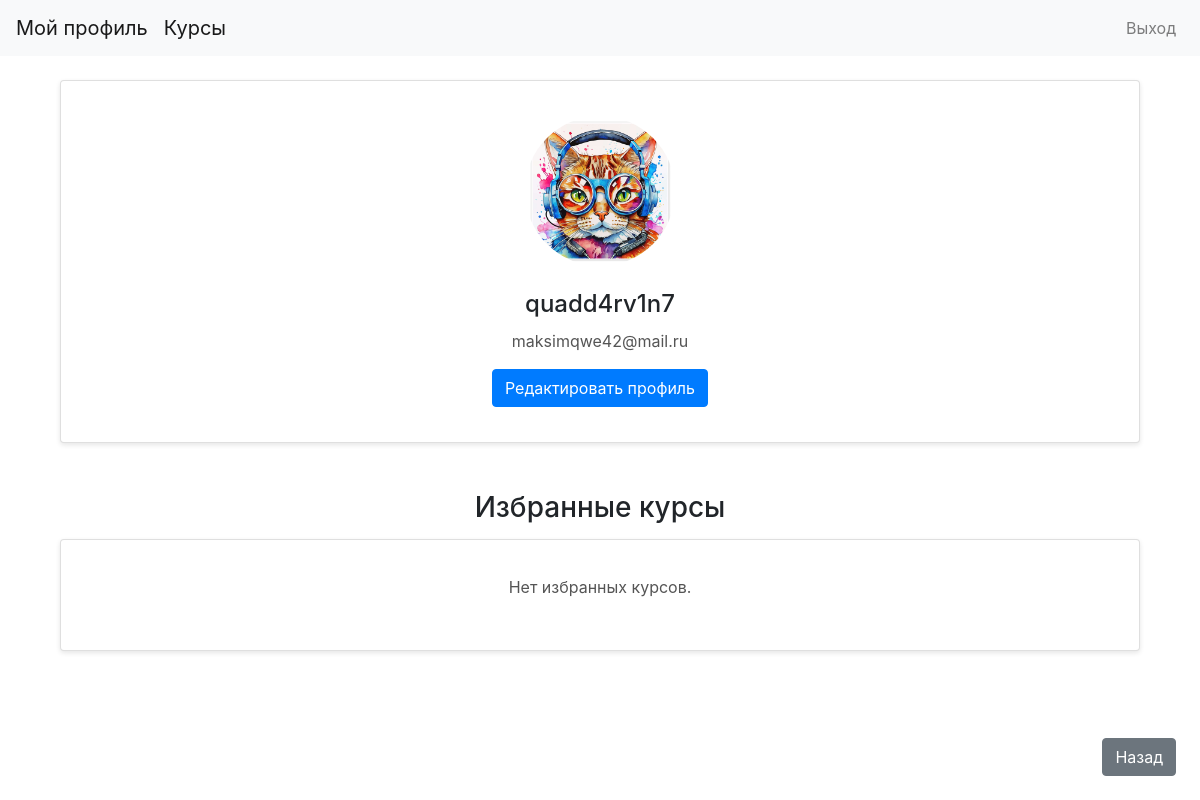
The app's page /profile (signed in) with its own data.
### app/models.py (models this page shows, shortened)
class User(db.Model, UserMixin):
    id = db.Column(db.Integer, primary_key=True)
    username = db.Column(db.String(20), unique=True, nullable=False, index=True)
    email = db.Column(db.String(120), unique=True, nullable=False, index=True)
    image_file = db.Column(db.String(20), nullable=False, default='default.jpg')
    password = db.Column(db.String(60), nullable=False)
    favorites = relationship('FavoriteCourse', back_populates='user', cascade='all, delete-orphan')

### app/routes/main.py (the view)
@main_bp.route("/profile")
@login_required  # Ограничивает доступ к маршруту только для аутентифицированных пользователей
def profile():
    try:
        return render_template('profile.html', title='Профиль', user=current_user)
    except Exception as e:
        return render_template('errors/500.html'), 500

### app/models.py (called while the page is built)
@login_manager.user_loader
def load_user(user_id):
    return User.query.get(int(user_id))

### app/templates/profile.html
{% extends "layouts/profile/profile_navbar.html" %}
{% block content %}
<div class="card mt-4">
    <div class="card-body text-center">
        <img src="{{ url_for('static', filename='profile_pics/' + current_user.image_file) }}" class="rounded-circle" width="150" height="150" alt="Профиль">
        <h2 class="card-title mt-4">{{ current_user.username }}</h2>
        <p class="card-text">{{ current_user.email }}</p>
        <a href="{{ url_for('profile.profile_edit') }}" class="btn btn-primary">Редактировать профиль</a>
    </div>
</div>
<div class="mt-5">
    <h3 class="text-center">Избранные курсы</h3>
    <div class="card">
        <div class="card-body">
            <div class="row">
                {% for course in favorite_courses %}
                <div class="col-md-4">
                    <div class="card mb-4">
                        <img src="{{ url_for('static', filename='course_images/' ~ course.image) }}" class="card-img-top" alt="{{ course.title }}">
                        <div class="card-body">
                            <h5 class="card-title">{{ course.title }}</h5>
                            <p class="card-text">{{ course.description }}</p>
                            <p class="card-text"><strong>Цена:</strong> {{ course.price }}₽</p>
                            <form action="{{ url_for('profile.remove_favorite', course_id=course.id) }}" method="post">
                                <button type="submit" class="btn btn-danger">Удалить из избранного</button>
                            </form>
                        </div>
                    </div>
                </div>
                {% else %}
                <div class="col-12 text-center">
                    <p>Нет избранных курсов.</p>
                </div>
                {% endfor %}
            </div>
        </div>
    </div>
</div>
<div class="fixed-bottom mb-4 mr-4 text-right">
    <a href="{{ url_for('main.home') }}" class="btn btn-secondary">Назад</a>
</div>
{% endblock %}

### app/static/css/styles.css (style rules this page uses)
.card { border: 3px solid #ddd; border-radius: 10px; padding: 15px; margin: 15px; background-color: #fff; box-shadow: 0 2px 5px rgba(0, 0, 0, 0.1); transition: transform 0.3s, box-shadow 0.3s; }
.btn { border-radius: 5px; padding: 10px 15px; text-align: center; transition: background-color 0.3s; }
.btn-primary { background-color: #007bff; border-color: #007bff; }
.card h2 { font-size: 1.5rem; margin-bottom: 10px; }
.card p { font-size: 1rem; color: #555; }

### records on screen
User: image_file (picture), username "quadd4rv1n7", email "maksimqwe42@mail.ru"
